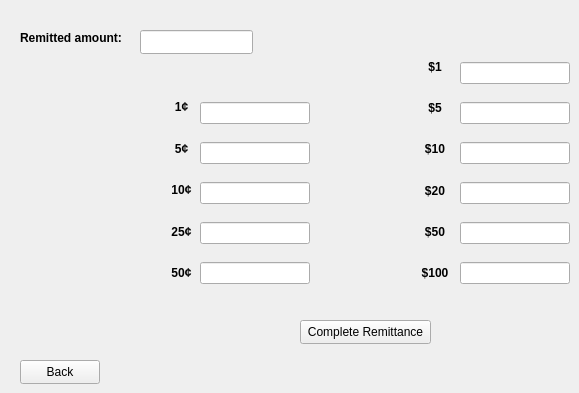
    <widget class="QWidget" name="B3__2CashRemittance">
     <attribute name="title">
      <string>Cash Remittance</string>
     </attribute>
     <widget class="QPushButton" name="pushB3__2_remittance">
      <property name="geometry">
       <rect>
        <x>300</x>
        <y>320</y>
        <width>131</width>
        <height>24</height>
       </rect>
      </property>
      <property name="text">
       <string>Complete Remittance</string>
      </property>
     </widget>
     <widget class="QPushButton" name="pushB3__2_back">
      <property name="geometry">
       <rect>
        <x>20</x>
        <y>360</y>
        <width>80</width>
        <height>24</height>
       </rect>
      </property>
      <property name="text">
       <string>Back</string>
      </property>
     </widget>
     <widget class="QLineEdit" name="lineEditB3__2_ammount">
      <property name="geometry">
       <rect>
        <x>140</x>
        <y>30</y>
        <width>113</width>
        <height>24</height>
       </rect>
      </property>
     </widget>
     <widget class="QLabel" name="labelB3__2_ammount">
      <property name="geometry">
       <rect>
        <x>20</x>
        <y>30</y>
        <width>111</width>
        <height>16</height>
       </rect>
      </property>
      <property name="text">
       <string>&lt;html&gt;&lt;head/&gt;&lt;body&gt;&lt;p&gt;&lt;span style=&quot; font-weight:700;&quot;&gt;Remitted amount:&lt;/span&gt;&lt;/p&gt;&lt;/body&gt;&lt;/html&gt;</string>
      </property>
     </widget>
     <widget class="QWidget" name="layoutWidget">
      <property name="geometry">
       <rect>
        <x>200</x>
        <y>90</y>
        <width>110</width>
        <height>211</height>
       </rect>
      </property>
      <layout class="QVBoxLayout" name="verticalLayout">
       <item>
        <widget class="QLineEdit" name="lineEditB3__2_cent01"/>
       </item>
       <item>
        <widget class="QLineEdit" name="lineEditB3__2_cents05"/>
       </item>
       <item>
        <widget class="QLineEdit" name="lineEditB3__2_cents10"/>
       </item>
       <item>
        <widget class="QLineEdit" name="lineEditB3__2_cents25"/>
       </item>
       <item>
        <widget class="QLineEdit" name="lineEditB3__2_cents50"/>
       </item>
      </layout>
     </widget>
     <widget class="QWidget" name="layoutWidget">
      <property name="geometry">
       <rect>
        <x>170</x>
        <y>90</y>
        <width>23</width>
        <height>201</height>
       </rect>
      </property>
      <layout class="QVBoxLayout" name="verticalLayout_2">
       <item>
        <widget class="QLabel" name="labelB3__2_cent01">
         <property name="text">
          <string>&lt;html&gt;&lt;head/&gt;&lt;body&gt;&lt;p align=&quot;center&quot;&gt;&lt;span style=&quot; font-weight:700;&quot;&gt;1¢&lt;/span&gt;&lt;/p&gt;&lt;/body&gt;&lt;/html&gt;</string>
         </property>
        </widget>
       </item>
       <item>
        <widget class="QLabel" name="labelB3__2_cents05">
         <property name="text">
          <string>&lt;html&gt;&lt;head/&gt;&lt;body&gt;&lt;p align=&quot;center&quot;&gt;&lt;span style=&quot; font-weight:700;&quot;&gt;5¢&lt;/span&gt;&lt;/p&gt;&lt;/body&gt;&lt;/html&gt;</string>
         </property>
        </widget>
       </item>
       <item>
        <widget class="QLabel" name="labelB3__2_cents10">
         <property name="text">
          <string>&lt;html&gt;&lt;head/&gt;&lt;body&gt;&lt;p align=&quot;center&quot;&gt;&lt;span style=&quot; font-weight:700;&quot;&gt;10¢&lt;/span&gt;&lt;/p&gt;&lt;/body&gt;&lt;/html&gt;</string>
         </property>
        </widget>
       </item>
       <item>
        <widget class="QLabel" name="labelB3__2_cents25">
         <property name="text">
          <string>&lt;html&gt;&lt;head/&gt;&lt;body&gt;&lt;p align=&quot;center&quot;&gt;&lt;span style=&quot; font-weight:700;&quot;&gt;25¢&lt;/span&gt;&lt;/p&gt;&lt;/body&gt;&lt;/html&gt;</string>
         </property>
        </widget>
       </item>
       <item>
        <widget class="QLabel" name="labelB3__2_cents50">
         <property name="text">
          <string>&lt;html&gt;&lt;head/&gt;&lt;body&gt;&lt;p align=&quot;center&quot;&gt;&lt;span style=&quot; font-weight:700;&quot;&gt;50¢&lt;/span&gt;&lt;/p&gt;&lt;/body&gt;&lt;/html&gt;</string>
         </property>
        </widget>
       </item>
      </layout>
     </widget>
     <widget class="QWidget" name="layoutWidget">
      <property name="geometry">
       <rect>
        <x>460</x>
        <y>50</y>
        <width>110</width>
        <height>251</height>
       </rect>
      </property>
      <layout class="QVBoxLayout" name="verticalLayout_3">
       <item>
        <widget class="QLineEdit" name="lineEditB3__2_dollar001"/>
       </item>
       <item>
        <widget class="QLineEdit" name="lineEditB3__2_dollars005"/>
       </item>
       <item>
        <widget class="QLineEdit" name="lineEditB3__2_dollars010"/>
       </item>
       <item>
        <widget class="QLineEdit" name="lineEditB3__2_dollars020"/>
       </item>
       <item>
        <widget class="QLineEdit" name="lineEditB3__2_dollars050"/>
       </item>
       <item>
        <widget class="QLineEdit" name="lineEditB3__2_dollars100"/>
       </item>
      </layout>
     </widget>
     <widget class="QWidget" name="layoutWidget">
      <property name="geometry">
       <rect>
        <x>420</x>
        <y>50</y>
        <width>30</width>
        <height>241</height>
       </rect>
      </property>
      <layout class="QVBoxLayout" name="verticalLayout_4">
       <item>
        <widget class="QLabel" name="labelB3__2_dollar001">
         <property name="text">
          <string>&lt;html&gt;&lt;head/&gt;&lt;body&gt;&lt;p align=&quot;center&quot;&gt;&lt;span style=&quot; font-weight:700;&quot;&gt;$1&lt;/span&gt;&lt;/p&gt;&lt;/body&gt;&lt;/html&gt;</string>
         </property>
        </widget>
       </item>
       <item>
        <widget class="QLabel" name="labelB3__2_dollars005">
         <property name="text">
          <string>&lt;html&gt;&lt;head/&gt;&lt;body&gt;&lt;p align=&quot;center&quot;&gt;&lt;span style=&quot; font-weight:700;&quot;&gt;$5&lt;/span&gt;&lt;/p&gt;&lt;/body&gt;&lt;/html&gt;</string>
         </property>
        </widget>
       </item>
       <item>
        <widget class="QLabel" name="labelB3__2_dollars010">
         <property name="text">
          <string>&lt;html&gt;&lt;head/&gt;&lt;body&gt;&lt;p align=&quot;center&quot;&gt;&lt;span style=&quot; font-weight:700;&quot;&gt;$10&lt;/span&gt;&lt;/p&gt;&lt;/body&gt;&lt;/html&gt;</string>
         </property>
        </widget>
       </item>
       <item>
        <widget class="QLabel" name="labelB3__2_dollars020">
         <property name="text">
          <string>&lt;html&gt;&lt;head/&gt;&lt;body&gt;&lt;p align=&quot;center&quot;&gt;&lt;span style=&quot; font-weight:700;&quot;&gt;$20&lt;/span&gt;&lt;/p&gt;&lt;/body&gt;&lt;/html&gt;</string>
         </property>
        </widget>
       </item>
       <item>
        <widget class="QLabel" name="labelB3__2_dollars050">
         <property name="text">
          <string>&lt;html&gt;&lt;head/&gt;&lt;body&gt;&lt;p align=&quot;center&quot;&gt;&lt;span style=&quot; font-weight:700;&quot;&gt;$50&lt;/span&gt;&lt;/p&gt;&lt;/body&gt;&lt;/html&gt;</string>
         </property>
        </widget>
       </item>
       <item>
        <widget class="QLabel" name="labelB3__2_dollars100">
         <property name="text">
          <string>&lt;html&gt;&lt;head/&gt;&lt;body&gt;&lt;p align=&quot;center&quot;&gt;&lt;span style=&quot; font-weight:700;&quot;&gt;$100&lt;/span&gt;&lt;/p&gt;&lt;/body&gt;&lt;/html&gt;</string>
         </property>
        </widget>
       </item>
      </layout>
     </widget>
    </widget>
